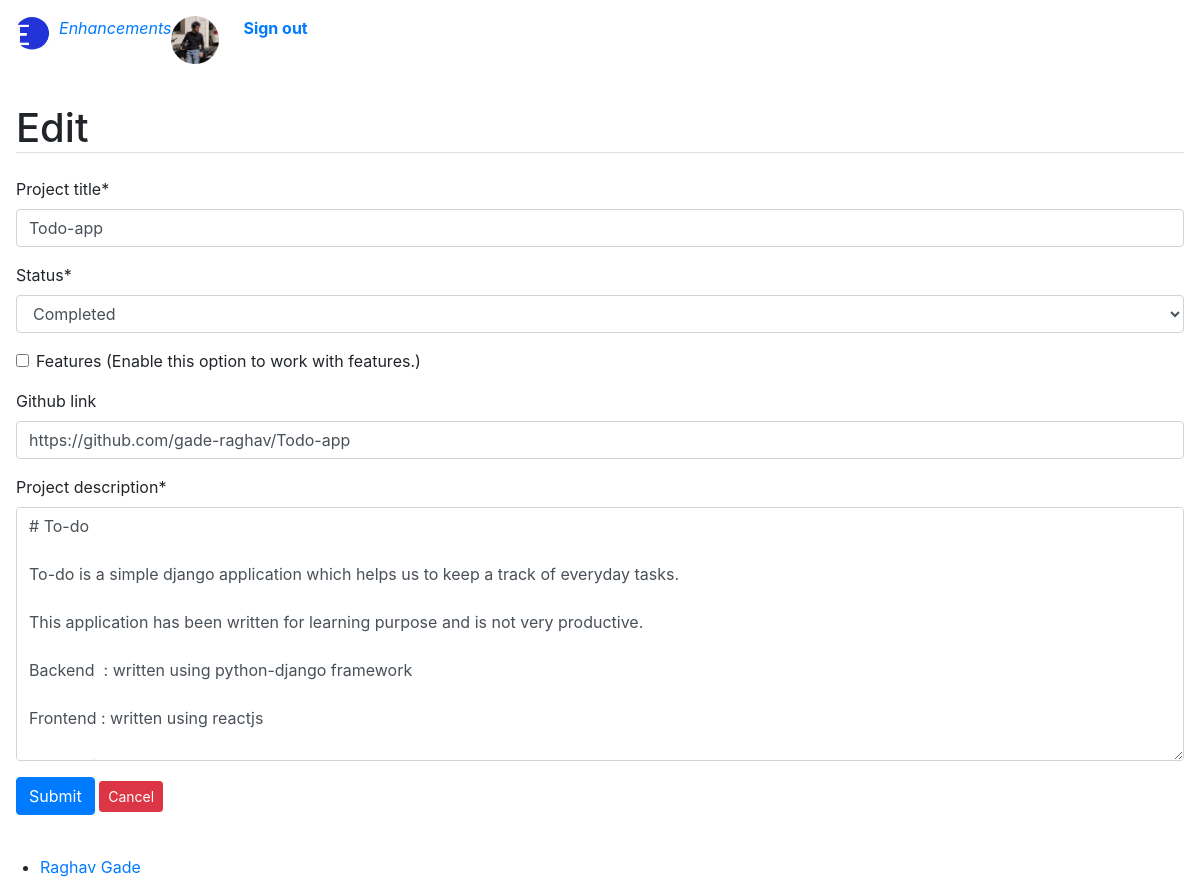
/projectedit/8 (signed in), run on an earlier commit of the app's database.
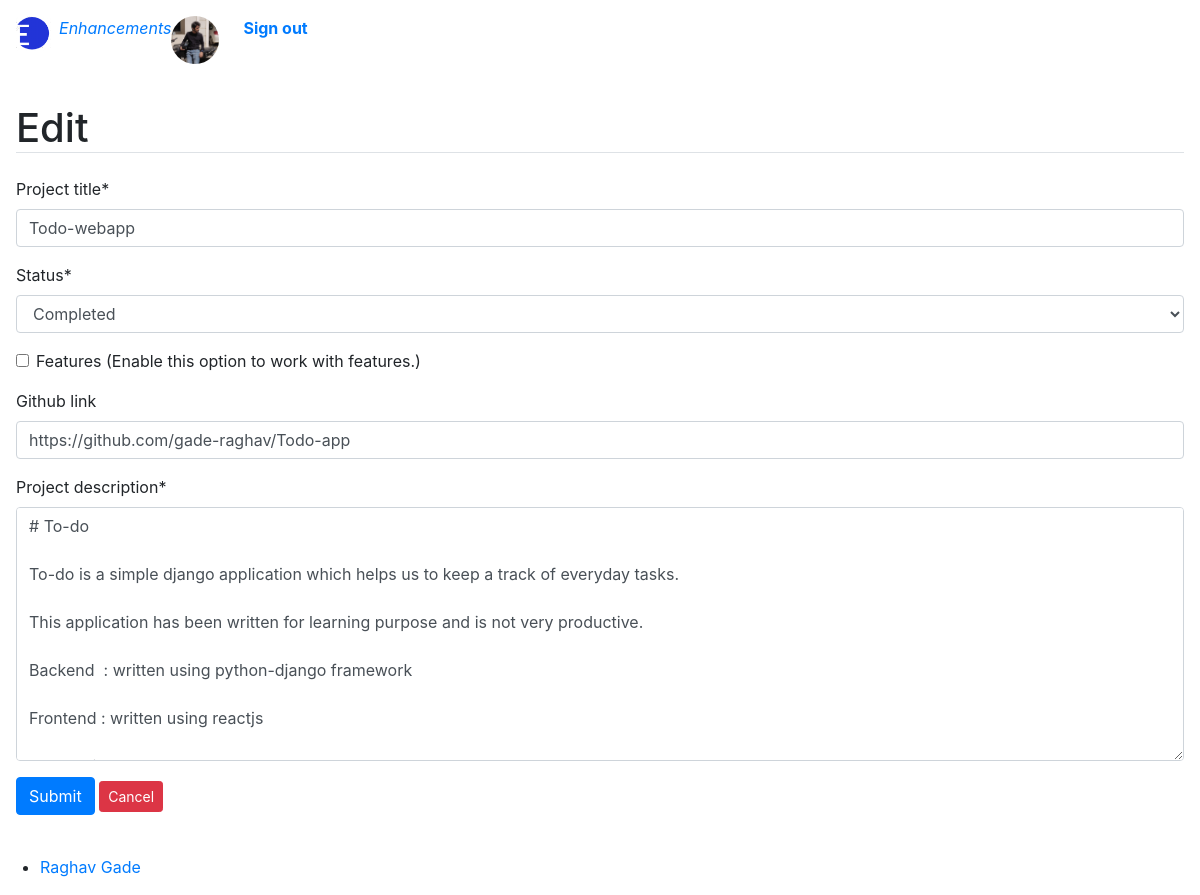
And on a later commit of the database.
### base/models.py (models this page shows, shortened)
class Project(models.Model):
    STATUS = (
        ('Queued','Queued'),
        ('Working','Working'),
        ('Completed','Completed'),
    )
    project_id = HashidAutoField(min_length=8,primary_key=True,alphabet="0123456789abcdefghijklmnopqrstuvwxyz",salt="drop the gun and go to steam bathc")
    project_title = models.CharField(max_length=200,default='New Project')
    project_description = MDTextField()
    github_link = models.CharField(max_length=200, default='',blank=True,null=True)
    status = models.CharField(max_length=20,null=False,choices=STATUS,default="Working")
    date_created = models.DateTimeField(auto_now_add=True)
    updated_at = models.DateTimeField(auto_now=True)
    features = models.BooleanField(default=False)

### base/views.py (the view)
# urls.py: path('projectedit/<str:project_id>', views.projectedit, name="projectedit"),
@login_required(login_url='signin')
def projectedit(request,project_id):
    project = Project.objects.get(project_id=project_id)
    form = ProjectForm(instance=project)
    if request.method == 'POST':
        form = ProjectForm(request.POST, request.FILES, instance=project)
        if form.is_valid():
            form.save()
            messages.info(request, 'Updated.')
            return redirect('home')
    context = { 'form' : form}
    return render(request,'base/projectedit.html', context)

### base/forms.py
class ProjectForm(ModelForm):
    class Meta:
        model = Project
        fields = ['project_title','status','features','github_link','project_description']
        labels = {
            'features': _('Features (Enable this option to work with features.)'),
        }
        widgets ={
            'project_title' : TextInput(
                attrs={'placeholder':'Project Title'}),
            'project_description' : Textarea(
                attrs={'placeholder': 'Add project description'}
            )
            }

### base/templates/base/projectedit.html (shortened to what this page needs)
{% extends 'base/main.html'%}
{% load crispy_forms_tags %}
{% load static %}
{% block content%}
{% load crispy_forms_tags%}
<main class="container-lg px-3 pb-4">
    <h1 class="border-bottom h1 my-3 my-lg-4">Edit</h1>
        <form action="" autocomplete="off" method="POST">
            {{ form|crispy }}
            <button type="submit" class="btn btn-primary">Submit</button>
            <a class="btn btn-sm btn-danger "  href="{% url 'home' %}">Cancel</a>
        </form>
</main>
{% endblock%}

What changed in the data, as far as the page shows it:
changed Project "Completed": project_title "Todo-app" → "Todo-webapp"
